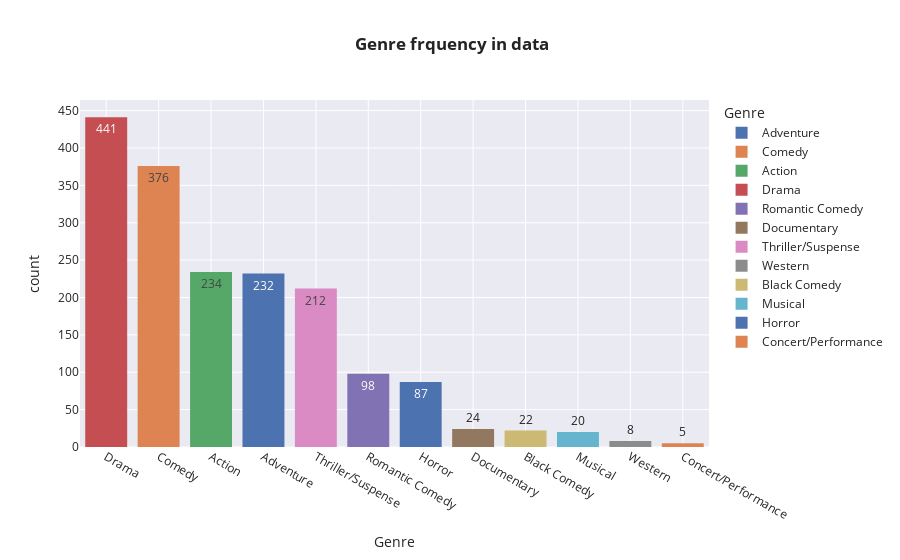

Source (notebook cell):
### Code cell
px.histogram(data_frame=dataset, x="Genre", template="seaborn",color="Genre" , text_auto=True
            , title="<b> Genre frquency in data").update_layout(xaxis={'categoryorder':'total descending'})

### Figure 1 — Plotly figure (JSON) as saved in the notebook; plotly's stock layout.template omitted (floating-point values rounded to 4 significant figures; data arrays with more than 128 entries replaced by an {"elided": "..."} marker saying what was removed)
{"data": [{"alignmentgroup": "True", "bingroup": "x", "hovertemplate": "Genre=%{x}<br>count=%{y}<extra></extra>", "legendgroup": "Adventure", "marker": {"color": "rgb(76,114,176)", "pattern": {"shape": ""}}, "name": "Adventure", "offsetgroup": "Adventure", "orientation": "v", "showlegend": true, "texttemplate": "%{value}", "type": "histogram", "x": {"elided": "232 str values"}, "xaxis": "x", "yaxis": "y"}, {"alignmentgroup": "True", "bingroup": "x", "hovertemplate": "Genre=%{x}<br>count=%{y}<extra></extra>", "legendgroup": "Comedy", "marker": {"color": "rgb(221,132,82)", "pattern": {"shape": ""}}, "name": "Comedy", "offsetgroup": "Comedy", "orientation": "v", "showlegend": true, "texttemplate": "%{value}", "type": "histogram", "x": {"elided": "376 str values"}, "xaxis": "x", "yaxis": "y"}, {"alignmentgroup": "True", "bingroup": "x", "hovertemplate": "Genre=%{x}<br>count=%{y}<extra></extra>", "legendgroup": "Action", "marker": {"color": "rgb(85,168,104)", "pattern": {"shape": ""}}, "name": "Action", "offsetgroup": "Action", "orientation": "v", "showlegend": true, "texttemplate": "%{value}", "type": "histogram", "x": {"elided": "234 str values"}, "xaxis": "x", "yaxis": "y"}, {"alignmentgroup": "True", "bingroup": "x", "hovertemplate": "Genre=%{x}<br>count=%{y}<extra></extra>", "legendgroup": "Drama", "marker": {"color": "rgb(196,78,82)", "pattern": {"shape": ""}}, "name": "Drama", "offsetgroup": "Drama", "orientation": "v", "showlegend": true, "texttemplate": "%{value}", "type": "histogram", "x": {"elided": "441 str values"}, "xaxis": "x", "yaxis": "y"}, {"alignmentgroup": "True", "bingroup": "x", "hovertemplate": "Genre=%{x}<br>count=%{y}<extra></extra>", "legendgroup": "Romantic Comedy", "marker": {"color": "rgb(129,114,179)", "pattern": {"shape": ""}}, "name": "Romantic Comedy", "offsetgroup": "Romantic Comedy", "orientation": "v", "showlegend": true, "texttemplate": "%{value}", "type": "histogram", "x": ["Romantic Comedy", "Romantic Comedy", "Romantic Comedy", "Romantic Comedy", "Romantic Comedy", "Romantic Comedy", "Romantic Comedy", "Romantic Comedy", "Romantic Comedy", "Romantic Comedy", "Romantic Comedy", "Romantic Comedy", "Romantic Comedy", "Romantic Comedy", "Romantic Comedy", "Romantic Comedy", "Romantic Comedy", "Romantic Comedy", "Romantic Comedy", "Romantic Comedy", "Romantic Comedy", "Romantic Comedy", "Romantic Comedy", "Romantic Comedy", "Romantic Comedy", "Romantic Comedy", "Romantic Comedy", "Romantic Comedy", "Romantic Comedy", "Romantic Comedy", "Romantic Comedy", "Romantic Comedy", "Romantic Comedy", "Romantic Comedy", "Romantic Comedy", "Romantic Comedy", "Romantic Comedy", "Romantic Comedy", "Romantic Comedy", "Romantic Comedy", "Romantic Comedy", "Romantic Comedy", "Romantic Comedy", "Romantic Comedy", "Romantic Comedy", "Romantic Comedy", "Romantic Comedy", "Romantic Comedy", "Romantic Comedy", "Romantic Comedy", "Romantic Comedy", "Romantic Comedy", "Romantic Comedy", "Romantic Comedy", "Romantic Comedy", "Romantic Comedy", "Romantic Comedy", "Romantic Comedy", "Romantic Comedy", "Romantic Comedy", "Romantic Comedy", "Romantic Comedy", "Romantic Comedy", "Romantic Comedy", "Romantic Comedy", "Romantic Comedy", "Romantic Comedy", "Romantic Comedy", "Romantic Comedy", "Romantic Comedy", "Romantic Comedy", "Romantic Comedy", "Romantic Comedy", "Romantic Comedy", "Romantic Comedy", "Romantic Comedy", "Romantic Comedy", "Romantic Comedy", "Romantic Comedy", "Romantic Comedy", "Romantic Comedy", "Romantic Comedy", "Romantic Comedy", "Romantic Comedy", "Romantic Comedy", "Romantic Comedy", "Romantic Comedy", "Romantic Comedy", "Romantic Comedy", "Romantic Comedy", "Romantic Comedy", "Romantic Comedy", "Romantic Comedy", "Romantic Comedy", "Romantic Comedy", "Romantic Comedy", "Romantic Comedy", "Romantic Comedy"], "xaxis": "x", "yaxis": "y"}, {"alignmentgroup": "True", "bingroup": "x", "hovertemplate": "Genre=%{x}<br>count=%{y}<extra></extra>", "legendgroup": "Documentary", "marker": {"color": "rgb(147,120,96)", "pattern": {"shape": ""}}, "name": "Documentary", "offsetgroup": "Documentary", "orientation": "v", "showlegend": true, "texttemplate": "%{value}", "type": "histogram", "x": ["Documentary", "Documentary", "Documentary", "Documentary", "Documentary", "Documentary", "Documentary", "Documentary", "Documentary", "Documentary", "Documentary", "Documentary", "Documentary", "Documentary", "Documentary", "Documentary", "Documentary", "Documentary", "Documentary", "Documentary", "Documentary", "Documentary", "Documentary", "Documentary"], "xaxis": "x", "yaxis": "y"}, {"alignmentgroup": "True", "bingroup": "x", "hovertemplate": "Genre=%{x}<br>count=%{y}<extra></extra>", "legendgroup": "Thriller/Suspense", "marker": {"color": "rgb(218,139,195)", "pattern": {"shape": ""}}, "name": "Thriller/Suspense", "offsetgroup": "Thriller/Suspense", "orientation": "v", "showlegend": true, "texttemplate": "%{value}", "type": "histogram", "x": {"elided": "212 str values"}, "xaxis": "x", "yaxis": "y"}, {"alignmentgroup": "True", "bingroup": "x", "hovertemplate": "Genre=%{x}<br>count=%{y}<extra></extra>", "legendgroup": "Western", "marker": {"color": "rgb(140,140,140)", "pattern": {"shape": ""}}, "name": "Western", "offsetgroup": "Western", "orientation": "v", "showlegend": true, "texttemplate": "%{value}", "type": "histogram", "x": ["Western", "Western", "Western", "Western", "Western", "Western", "Western", "Western"], "xaxis": "x", "yaxis": "y"}, {"alignmentgroup": "True", "bingroup": "x", "hovertemplate": "Genre=%{x}<br>count=%{y}<extra></extra>", "legendgroup": "Black Comedy", "marker": {"color": "rgb(204,185,116)", "pattern": {"shape": ""}}, "name": "Black Comedy", "offsetgroup": "Black Comedy", "orientation": "v", "showlegend": true, "texttemplate": "%{value}", "type": "histogram", "x": ["Black Comedy", "Black Comedy", "Black Comedy", "Black Comedy", "Black Comedy", "Black Comedy", "Black Comedy", "Black Comedy", "Black Comedy", "Black Comedy", "Black Comedy", "Black Comedy", "Black Comedy", "Black Comedy", "Black Comedy", "Black Comedy", "Black Comedy", "Black Comedy", "Black Comedy", "Black Comedy", "Black Comedy", "Black Comedy"], "xaxis": "x", "yaxis": "y"}, {"alignmentgroup": "True", "bingroup": "x", "hovertemplate": "Genre=%{x}<br>count=%{y}<extra></extra>", "legendgroup": "Musical", "marker": {"color": "rgb(100,181,205)", "pattern": {"shape": ""}}, "name": "Musical", "offsetgroup": "Musical", "orientation": "v", "showlegend": true, "texttemplate": "%{value}", "type": "histogram", "x": ["Musical", "Musical", "Musical", "Musical", "Musical", "Musical", "Musical", "Musical", "Musical", "Musical", "Musical", "Musical", "Musical", "Musical", "Musical", "Musical", "Musical", "Musical", "Musical", "Musical"], "xaxis": "x", "yaxis": "y"}, {"alignmentgroup": "True", "bingroup": "x", "hovertemplate": "Genre=%{x}<br>count=%{y}<extra></extra>", "legendgroup": "Horror", "marker": {"color": "rgb(76,114,176)", "pattern": {"shape": ""}}, "name": "Horror", "offsetgroup": "Horror", "orientation": "v", "showlegend": true, "texttemplate": "%{value}", "type": "histogram", "x": ["Horror", "Horror", "Horror", "Horror", "Horror", "Horror", "Horror", "Horror", "Horror", "Horror", "Horror", "Horror", "Horror", "Horror", "Horror", "Horror", "Horror", "Horror", "Horror", "Horror", "Horror", "Horror", "Horror", "Horror", "Horror", "Horror", "Horror", "Horror", "Horror", "Horror", "Horror", "Horror", "Horror", "Horror", "Horror", "Horror", "Horror", "Horror", "Horror", "Horror", "Horror", "Horror", "Horror", "Horror", "Horror", "Horror", "Horror", "Horror", "Horror", "Horror", "Horror", "Horror", "Horror", "Horror", "Horror", "Horror", "Horror", "Horror", "Horror", "Horror", "Horror", "Horror", "Horror", "Horror", "Horror", "Horror", "Horror", "Horror", "Horror", "Horror", "Horror", "Horror", "Horror", "Horror", "Horror", "Horror", "Horror", "Horror", "Horror", "Horror", "Horror", "Horror", "Horror", "Horror", "Horror", "Horror", "Horror"], "xaxis": "x", "yaxis": "y"}, {"alignmentgroup": "True", "bingroup": "x", "hovertemplate": "Genre=%{x}<br>count=%{y}<extra></extra>", "legendgroup": "Concert/Performance", "marker": {"color": "rgb(221,132,82)", "pattern": {"shape": ""}}, "name": "Concert/Performance", "offsetgroup": "Concert/Performance", "orientation": "v", "showlegend": true, "texttemplate": "%{value}", "type": "histogram", "x": ["Concert/Performance", "Concert/Performance", "Concert/Performance", "Concert/Performance", "Concert/Performance"], "xaxis": "x", "yaxis": "y"}], "layout": {"barmode": "relative", "legend": {"title": {"text": "Genre"}, "tracegroupgap": 0}, "title": {"text": "<b> Genre frquency in data"}, "xaxis": {"anchor": "y", "categoryarray": ["Adventure", "Comedy", "Action", "Drama", "Romantic Comedy", "Documentary", "Thriller/Suspense", "Western", "Black Comedy", "Musical", "Horror", "Concert/Performance"], "categoryorder": "total descending", "domain": [0, 1], "title": {"text": "Genre"}}, "yaxis": {"anchor": "x", "domain": [0, 1], "title": {"text": "count"}}}}
